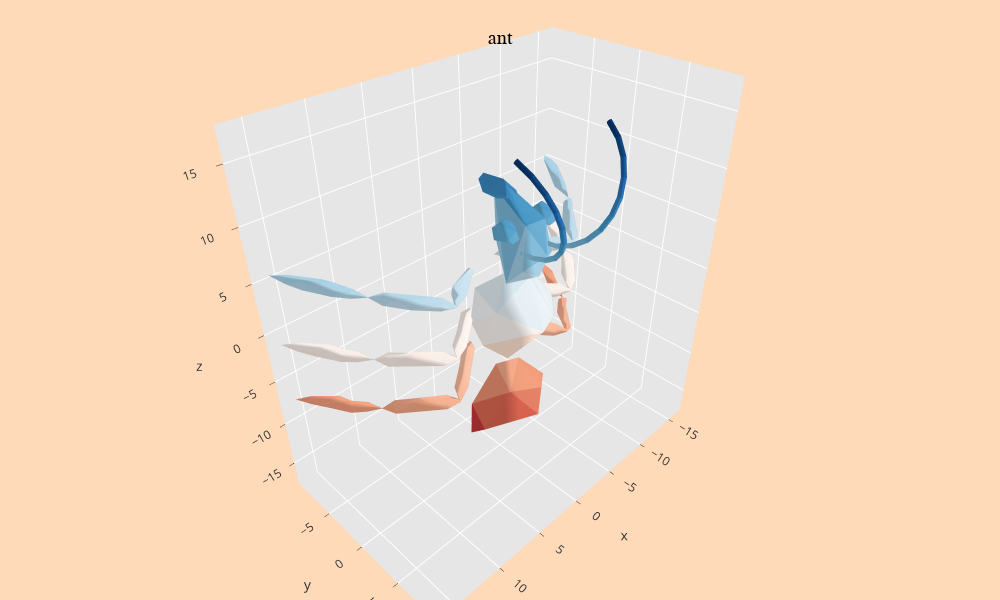

Notebook cell for this chart:
### Code cell
plotly_Surface_Triangulation(ply_file_list[1], #car_models_list[1],
                             data_type=".ply",
                             axis=True,
                             paper_bgcolor='peachpuff',
                             width=1000,
                             height=600,
                             save_html=None
                             )

### Figure 1 — Plotly figure (JSON) as saved in the notebook; plotly's stock layout.template omitted (floating-point values rounded to 4 significant figures; data arrays with more than 128 entries replaced by an {"elided": "..."} marker saying what was removed)
{"data": [{"facecolor": {"elided": "912 str values"}, "i": {"elided": "912 int values"}, "j": {"elided": "912 int values"}, "k": {"elided": "912 int values"}, "name": "", "x": {"elided": "486 float values"}, "y": {"elided": "486 float values"}, "z": {"elided": "486 float values"}, "type": "mesh3d"}], "layout": {"height": 600, "hoverlabel": {"bgcolor": "rgba(58, 71, 80, 0.1)", "font": {"family": "Rockwell", "size": 16}}, "margin": {"b": 0, "l": 0, "r": 0, "t": 0}, "paper_bgcolor": "peachpuff", "scene": {"aspectmode": "data", "xaxis": {"backgroundcolor": "rgb(230, 230,230)", "gridcolor": "rgb(255, 255, 255)", "showbackground": true, "zerolinecolor": "rgb(255, 255, 255)"}, "yaxis": {"backgroundcolor": "rgb(230, 230,230)", "gridcolor": "rgb(255, 255, 255)", "showbackground": true, "zerolinecolor": "rgb(255, 255, 255)"}, "zaxis": {"backgroundcolor": "rgb(230, 230,230)", "gridcolor": "rgb(255, 255, 255)", "showbackground": true, "zerolinecolor": "rgb(255, 255, 255)"}}, "title": {"font": {"color": "#000000", "family": "Rockwell", "size": 20}, "text": "ant", "x": 0.5, "y": 0.95}, "width": 1000}}
